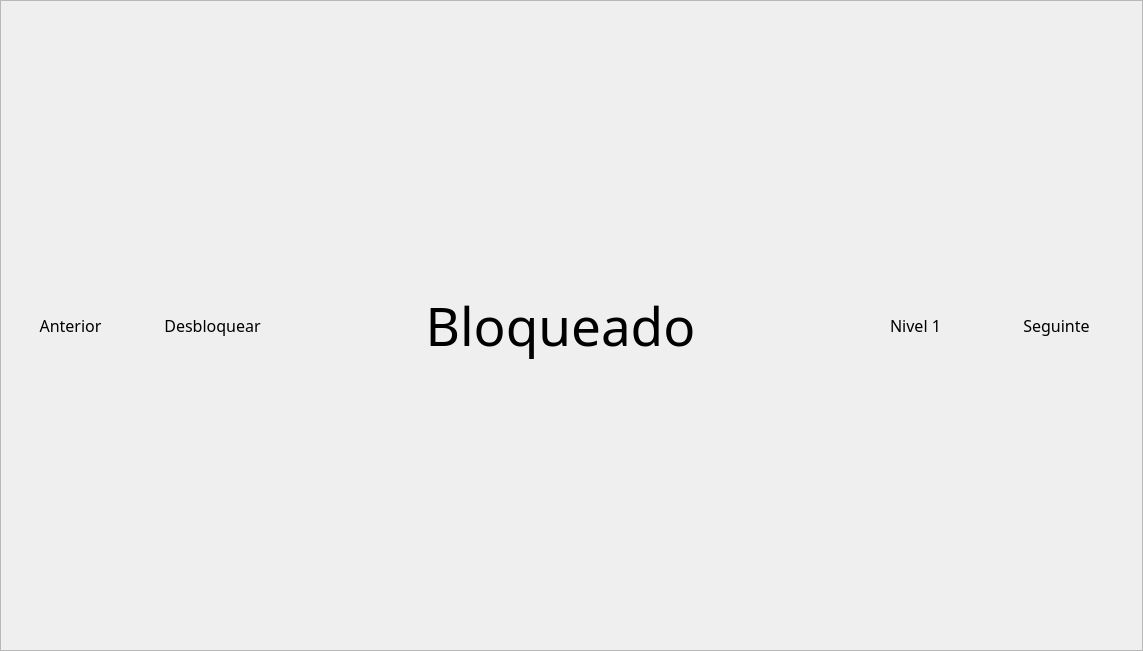
<?xml version="1.0" encoding="UTF-8"?>
<ui version="4.0">
 <class>Frame</class>
 <widget class="QFrame" name="Frame">
  <property name="geometry">
   <rect>
    <x>0</x>
    <y>0</y>
    <width>1143</width>
    <height>651</height>
   </rect>
  </property>
  <property name="windowTitle">
   <string>Frame</string>
  </property>
  <property name="frameShape">
   <enum>QFrame::StyledPanel</enum>
  </property>
  <property name="frameShadow">
   <enum>QFrame::Raised</enum>
  </property>
  <widget class="QPushButton" name="bt_left">
   <property name="geometry">
    <rect>
     <x>0</x>
     <y>0</y>
     <width>141</width>
     <height>651</height>
    </rect>
   </property>
   <property name="font">
    <font>
     <family>Yu Gothic UI Semilight</family>
     <pointsize>12</pointsize>
    </font>
   </property>
   <property name="styleSheet">
    <string notr="true"/>
   </property>
   <property name="text">
    <string>Anterior</string>
   </property>
   <property name="iconSize">
    <size>
     <width>26</width>
     <height>16</height>
    </size>
   </property>
   <property name="default">
    <bool>false</bool>
   </property>
   <property name="flat">
    <bool>true</bool>
   </property>
  </widget>
  <widget class="QPushButton" name="bt_right">
   <property name="geometry">
    <rect>
     <x>986</x>
     <y>0</y>
     <width>141</width>
     <height>651</height>
    </rect>
   </property>
   <property name="font">
    <font>
     <family>Yu Gothic UI Semilight</family>
     <pointsize>12</pointsize>
    </font>
   </property>
   <property name="styleSheet">
    <string notr="true"/>
   </property>
   <property name="text">
    <string>Seguinte</string>
   </property>
   <property name="iconSize">
    <size>
     <width>26</width>
     <height>16</height>
    </size>
   </property>
   <property name="default">
    <bool>false</bool>
   </property>
   <property name="flat">
    <bool>true</bool>
   </property>
  </widget>
  <widget class="QPushButton" name="bt_unlock">
   <property name="geometry">
    <rect>
     <x>142</x>
     <y>0</y>
     <width>141</width>
     <height>651</height>
    </rect>
   </property>
   <property name="font">
    <font>
     <family>Yu Gothic UI Semilight</family>
     <pointsize>12</pointsize>
    </font>
   </property>
   <property name="text">
    <string>Desbloquear</string>
   </property>
   <property name="flat">
    <bool>true</bool>
   </property>
  </widget>
  <widget class="QPushButton" name="bt_right_2">
   <property name="geometry">
    <rect>
     <x>845</x>
     <y>0</y>
     <width>141</width>
     <height>651</height>
    </rect>
   </property>
   <property name="font">
    <font>
     <family>Yu Gothic UI Semilight</family>
     <pointsize>12</pointsize>
    </font>
   </property>
   <property name="styleSheet">
    <string notr="true"/>
   </property>
   <property name="text">
    <string>Nivel 1</string>
   </property>
   <property name="iconSize">
    <size>
     <width>26</width>
     <height>16</height>
    </size>
   </property>
   <property name="default">
    <bool>false</bool>
   </property>
   <property name="flat">
    <bool>true</bool>
   </property>
  </widget>
  <widget class="QPushButton" name="label">
   <property name="geometry">
    <rect>
     <x>280</x>
     <y>200</y>
     <width>561</width>
     <height>251</height>
    </rect>
   </property>
   <property name="font">
    <font>
     <family>Yu Gothic UI Semilight</family>
     <pointsize>40</pointsize>
    </font>
   </property>
   <property name="text">
    <string>Bloqueado</string>
   </property>
   <property name="flat">
    <bool>true</bool>
   </property>
  </widget>
 </widget>
 <resources/>
 <connections/>
</ui>
